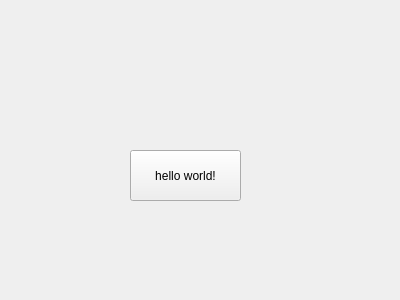
<?xml version="1.0" encoding="UTF-8"?>
<ui version="4.0">
 <class>Widget</class>
 <widget class="QWidget" name="Widget">
  <property name="geometry">
   <rect>
    <x>0</x>
    <y>0</y>
    <width>400</width>
    <height>300</height>
   </rect>
  </property>
  <property name="windowTitle">
   <string>Widget</string>
  </property>
  <widget class="QPushButton" name="pushButton">
   <property name="geometry">
    <rect>
     <x>130</x>
     <y>150</y>
     <width>111</width>
     <height>51</height>
    </rect>
   </property>
   <property name="text">
    <string>hello world!</string>
   </property>
  </widget>
 </widget>
 <layoutdefault spacing="6" margin="11"/>
 <resources/>
 <connections/>
</ui>
